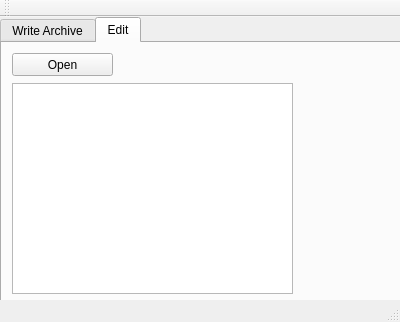
<?xml version="1.0" encoding="UTF-8"?>
<ui version="4.0">
 <class>file_archive_window</class>
 <widget class="QMainWindow" name="file_archive_window">
  <property name="geometry">
   <rect>
    <x>0</x>
    <y>0</y>
    <width>400</width>
    <height>322</height>
   </rect>
  </property>
  <property name="acceptDrops">
   <bool>true</bool>
  </property>
  <property name="windowTitle">
   <string>File Archive</string>
  </property>
  <widget class="QWidget" name="centralWidget">
   <widget class="QTabWidget" name="tab_widget">
    <property name="geometry">
     <rect>
      <x>0</x>
      <y>0</y>
      <width>401</width>
      <height>291</height>
     </rect>
    </property>
    <property name="currentIndex">
     <number>1</number>
    </property>
    <widget class="QWidget" name="WriteArchive">
     <attribute name="title">
      <string>Write Archive</string>
     </attribute>
     <widget class="QPushButton" name="input_directory_button">
      <property name="geometry">
       <rect>
        <x>270</x>
        <y>20</y>
        <width>121</width>
        <height>23</height>
       </rect>
      </property>
      <property name="text">
       <string>Input Directory</string>
      </property>
     </widget>
     <widget class="QPushButton" name="output_file_button">
      <property name="geometry">
       <rect>
        <x>270</x>
        <y>60</y>
        <width>121</width>
        <height>23</height>
       </rect>
      </property>
      <property name="text">
       <string>Output File</string>
      </property>
     </widget>
     <widget class="QLineEdit" name="output_file_path_edit">
      <property name="geometry">
       <rect>
        <x>20</x>
        <y>60</y>
        <width>241</width>
        <height>20</height>
       </rect>
      </property>
     </widget>
     <widget class="QPushButton" name="execute_output_button">
      <property name="geometry">
       <rect>
        <x>20</x>
        <y>110</y>
        <width>121</width>
        <height>23</height>
       </rect>
      </property>
      <property name="text">
       <string>Write Archive</string>
      </property>
     </widget>
     <widget class="QLineEdit" name="input_directory_path_edit">
      <property name="geometry">
       <rect>
        <x>20</x>
        <y>20</y>
        <width>241</width>
        <height>20</height>
       </rect>
      </property>
     </widget>
    </widget>
    <widget class="QWidget" name="ArchiveEdit">
     <attribute name="title">
      <string>Edit</string>
     </attribute>
     <widget class="QPushButton" name="archive_select_button">
      <property name="geometry">
       <rect>
        <x>10</x>
        <y>10</y>
        <width>101</width>
        <height>23</height>
       </rect>
      </property>
      <property name="text">
       <string>Open</string>
      </property>
     </widget>
     <widget class="QTreeWidget" name="archive_item_view">
      <property name="geometry">
       <rect>
        <x>10</x>
        <y>40</y>
        <width>281</width>
        <height>211</height>
       </rect>
      </property>
      <property name="alternatingRowColors">
       <bool>true</bool>
      </property>
      <property name="rootIsDecorated">
       <bool>true</bool>
      </property>
      <attribute name="headerVisible">
       <bool>false</bool>
      </attribute>
      <column>
       <property name="text">
        <string notr="true">1</string>
       </property>
      </column>
     </widget>
    </widget>
   </widget>
  </widget>
  <widget class="QMenuBar" name="menuBar">
   <property name="geometry">
    <rect>
     <x>0</x>
     <y>0</y>
     <width>400</width>
     <height>21</height>
    </rect>
   </property>
  </widget>
  <widget class="QToolBar" name="mainToolBar">
   <attribute name="toolBarArea">
    <enum>TopToolBarArea</enum>
   </attribute>
   <attribute name="toolBarBreak">
    <bool>false</bool>
   </attribute>
  </widget>
  <widget class="QStatusBar" name="statusBar"/>
 </widget>
 <layoutdefault spacing="6" margin="11"/>
 <resources/>
 <connections/>
</ui>
